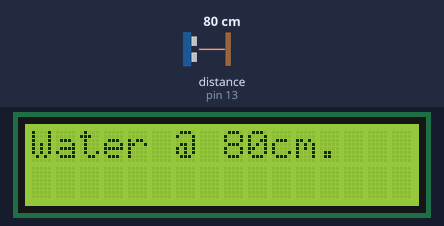
This sketch was run on a simulated Arduino Uno, built with avr-gcc and run on an emulated ATmega328P. Shown: 16×2 character LCD. The inputs (shaded band) are chosen by the test bench; at power-on: distance to the obstacle (sensor on pin 13) 80 cm. What the sketch prints to the serial monitor is not drawn.

Above: at 3.2 s.
3.3 s: distance to the obstacle (sensor on pin 13) set to 2 cm
At 4.5 s:
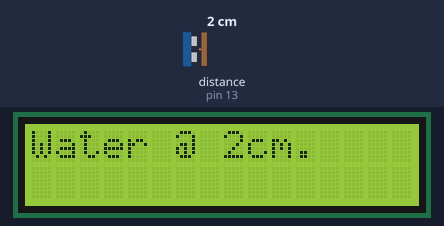
4.8 s: distance to the obstacle (sensor on pin 13) set to 4 cm
At 6.2 s:
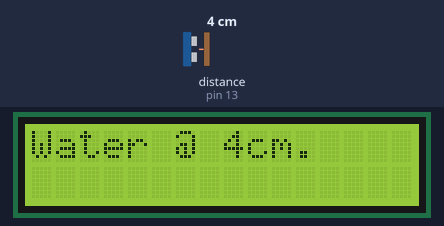
6.5 s: distance to the obstacle (sensor on pin 13) set to 9 cm
At 8.1 s:
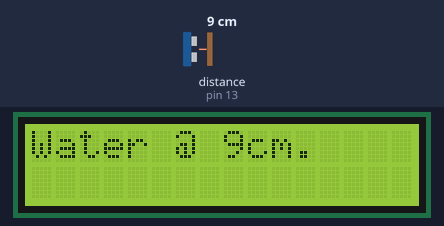
Timing chart, 0 to 9.6 s (numbered marks = the images above; inputs shaded):
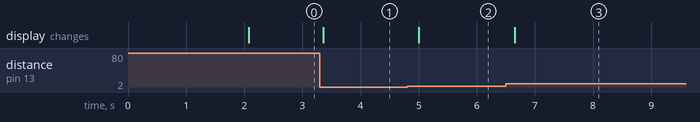

Measured:
- after the input at 3.3 s, the display: changes after 0.06 s (image 1)
- after the input at 4.8 s, the display: changes after 0.21 s (image 2)
- after the input at 6.5 s, the display: changes after 0.15 s (image 3)

The sketch:

distanceSensorUltrasonicLCD.ino
```cpp
#include <LiquidCrystal.h>

#include <Ultrasonic.h>

//#include "Ultrasonic.h"
//#include <LiquidCrystal.h>

#define LCD_OUTPUT 1
#define SERIAL_OUTPUT 1

// LCD-10862 LCD with RGB backlighting used
LiquidCrystal lcd(11, 10, 4, 5, 6, 7);

//LiquidCrystal lcd(11, 10, 9, 4, 5, 6);

// orig:LiquidCrystal lcd(11, 10, 4, 5, 6, 7);
//LiquidCrystal lcd(11, 10, 7, 6, 5, 4);
//LiquidCrystal lcd(10, 11, 4, 5, 6, 7);
//LiquidCrystal lcd(11, 10, 5, 4, 3, 2);

// Ultrasonic Level Sensor connected via digital i/o pins 12 & 13 on arduino
Ultrasonic ultrasonic(12, 13);


void setup(){

#ifdef LCD_OUTPUT
  // Setup output to lcd display and display welcome message.
  lcd.begin(16, 2); // setup LCD for 16chars on two lines
  //lcd.begin(16, 1); // setup LCD for 16chars on two lines

  lcd.print("Ultrasonic Water");
  lcd.setCursor(0, 1);
  lcd.print("Level Sensor...");
  delay(2000);
#endif

#ifdef SERIAL_OUTPUT
  // Setup output to serial port.
  Serial.begin(9600);
#endif

}


void loop(){

#ifdef LCD_OUTPUT
  // Output water level to lcd.
  lcd.clear();
  lcd.setCursor(0, 0);
  //lcd.setCursor(0, 1);

  lcd.print("Water @ ");
  lcd.print(ultrasonic.Ranging(CM));
  lcd.print("cm.");

  // 0.1 sec seems to be minimum time before next sensor reading ready.  That
  // is next time ultrasonic.Ranging(CM) contains a valid/detected value.
  delay(100);
#endif

#ifdef SERIAL_OUTPUT
  // Output water level to serial port.
  Serial.println(ultrasonic.Ranging(CM));
  //Serial.println('\n');
  // Not complicate things.
  //Serial.println("cm");

  delay(100);
#endif

  //delay(100); // delay in ms
}
```
